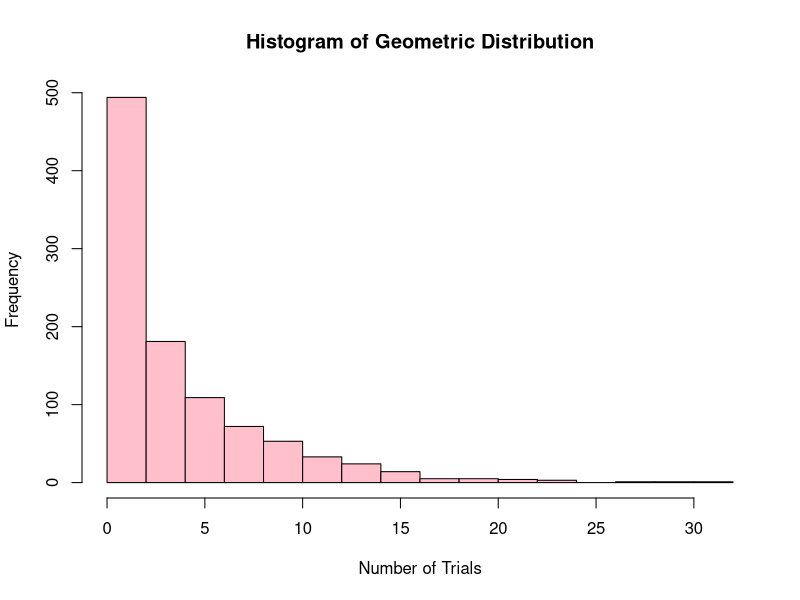

R code for this plot:
## ---- chunk 1
knitr::opts_chunk$set(echo = TRUE)
## ---- chunk 2
p <- 0.2
## ---- chunk 3
x <- rgeom(1000, prob = p)
## ---- chunk 4
mean_x <- mean(x)
var_x <-var(x)
sd_x <- sd(x)
## ---- chunk 5
trial <- which.min(x)
## ---- chunk 6

cat("Number of trials required to achieve first success: ", trial, "\n")
cat("Mean (in 2 decimal places): ", sprintf("%.2f", mean_x), "\n", sep = "")
cat("Variance (in 2 decimal places): ", sprintf("%.2f", var_x), "\n", sep = "")
cat("Standard Deviation (in 2 decimal places): ", sprintf("%.2f", sd_x), "\n", sep = "")
## ---- chunk 7
hist(x, breaks = 20, main = "Histogram of Geometric Distribution", xlab = "Number of Trials", ylab = "Frequency", col = "pink")
## ---- chunk 8

N <- 40 
K <- 0.1 * N  
n <- 10  

prob0 <- dhyper(0, K, N - K, n)
prob1 <- dhyper(1, K, N - K, n)

prob10 <- 1 - (prob0 + prob1)
prob10 * 100

## ---- chunk 9

N <- 5000  
K <- 0.1 * N  
n <- 10  

prob0 <- dhyper(0, K, N - K, n)
prob1 <- dhyper(1, K, N - K, n)

prob10 <- 1 - (prob0 + prob1)
prob10 * 100

